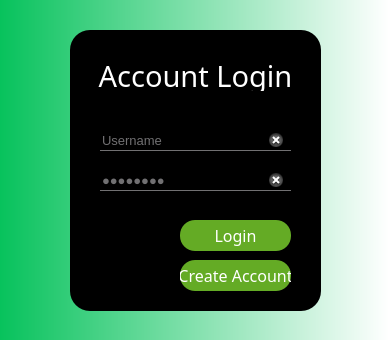
<?xml version="1.0" encoding="UTF-8"?>
<ui version="4.0">
 <class>LoginForm</class>
 <widget class="QWidget" name="LoginForm">
  <property name="geometry">
   <rect>
    <x>0</x>
    <y>0</y>
    <width>389</width>
    <height>340</height>
   </rect>
  </property>
  <property name="windowTitle">
   <string>Login</string>
  </property>
  <property name="autoFillBackground">
   <bool>false</bool>
  </property>
  <property name="styleSheet">
   <string notr="true">QWidget {
	background: qlineargradient(spread:pad, x1:0, y1:0, x2:1, y2:0, stop:0 #07C25C, stop:1 rgba(255, 255, 255, 255))
}

QLineEdit {
	background: transparent;
	border: none;
	color: #717072;
	border-bottom: 1px solid #717072;
}</string>
  </property>
  <widget class="QFrame" name="LoginFrame">
   <property name="geometry">
    <rect>
     <x>70</x>
     <y>30</y>
     <width>251</width>
     <height>281</height>
    </rect>
   </property>
   <property name="focusPolicy">
    <enum>Qt::NoFocus</enum>
   </property>
   <property name="styleSheet">
    <string notr="true">QFrame {
	background: black;
	border-radius: 20px;
}</string>
   </property>
   <property name="frameShape">
    <enum>QFrame::StyledPanel</enum>
   </property>
   <property name="frameShadow">
    <enum>QFrame::Raised</enum>
   </property>
   <widget class="QPushButton" name="LoginButton">
    <property name="geometry">
     <rect>
      <x>110</x>
      <y>190</y>
      <width>111</width>
      <height>31</height>
     </rect>
    </property>
    <property name="font">
     <font>
      <family>Franklin Gothic Medium Cond</family>
      <pointsize>12</pointsize>
      <bold>false</bold>
      <stylestrategy>PreferDefault</stylestrategy>
      <kerning>true</kerning>
     </font>
    </property>
    <property name="styleSheet">
     <string notr="true">QPushButton {
	color: white;
	background: #64AB25;
	border-radius: 15px;
}

QPushButton:hover {
	color: #64AB25;
	background: #333;
	border-radius: 15px;
}


</string>
    </property>
    <property name="text">
     <string>Login</string>
    </property>
   </widget>
   <widget class="QLineEdit" name="Password">
    <property name="geometry">
     <rect>
      <x>30</x>
      <y>140</y>
      <width>191</width>
      <height>21</height>
     </rect>
    </property>
    <property name="font">
     <font>
      <pointsize>10</pointsize>
     </font>
    </property>
    <property name="styleSheet">
     <string notr="true">QLineEdit {
	background: transparent;
	border: none;
	color: #717072;
	border-bottom: 1px solid #717072;
}</string>
    </property>
    <property name="inputMask">
     <string/>
    </property>
    <property name="text">
     <string>Password</string>
    </property>
    <property name="echoMode">
     <enum>QLineEdit::Password</enum>
    </property>
    <property name="dragEnabled">
     <bool>true</bool>
    </property>
    <property name="clearButtonEnabled">
     <bool>true</bool>
    </property>
   </widget>
   <widget class="QLineEdit" name="Username">
    <property name="geometry">
     <rect>
      <x>30</x>
      <y>100</y>
      <width>191</width>
      <height>21</height>
     </rect>
    </property>
    <property name="font">
     <font>
      <pointsize>10</pointsize>
     </font>
    </property>
    <property name="focusPolicy">
     <enum>Qt::StrongFocus</enum>
    </property>
    <property name="contextMenuPolicy">
     <enum>Qt::DefaultContextMenu</enum>
    </property>
    <property name="whatsThis">
     <string>&lt;html&gt;&lt;head/&gt;&lt;body&gt;&lt;p&gt;&lt;br/&gt;&lt;/p&gt;&lt;/body&gt;&lt;/html&gt;</string>
    </property>
    <property name="styleSheet">
     <string notr="true"/>
    </property>
    <property name="text">
     <string>Username</string>
    </property>
    <property name="echoMode">
     <enum>QLineEdit::Normal</enum>
    </property>
    <property name="cursorPosition">
     <number>8</number>
    </property>
    <property name="dragEnabled">
     <bool>true</bool>
    </property>
    <property name="readOnly">
     <bool>false</bool>
    </property>
    <property name="placeholderText">
     <string/>
    </property>
    <property name="clearButtonEnabled">
     <bool>true</bool>
    </property>
   </widget>
   <widget class="QPushButton" name="CreateAccountButton">
    <property name="geometry">
     <rect>
      <x>110</x>
      <y>230</y>
      <width>111</width>
      <height>31</height>
     </rect>
    </property>
    <property name="font">
     <font>
      <family>Franklin Gothic Medium Cond</family>
      <pointsize>12</pointsize>
     </font>
    </property>
    <property name="styleSheet">
     <string notr="true">QPushButton {
	color: white;
	background: #64AB25;
	border-radius: 15px;
}

QPushButton:hover {
	color: #64AB25;
	background: #333;
	border-radius: 15px;
}</string>
    </property>
    <property name="text">
     <string>Create Account</string>
    </property>
   </widget>
   <widget class="QLabel" name="LoginLabel">
    <property name="geometry">
     <rect>
      <x>0</x>
      <y>30</y>
      <width>251</width>
      <height>31</height>
     </rect>
    </property>
    <property name="font">
     <font>
      <family>Rockwell Condensed</family>
      <pointsize>22</pointsize>
      <bold>false</bold>
     </font>
    </property>
    <property name="styleSheet">
     <string notr="true">QLabel {
	color: white
}</string>
    </property>
    <property name="text">
     <string>Account Login</string>
    </property>
    <property name="alignment">
     <set>Qt::AlignCenter</set>
    </property>
   </widget>
   <zorder>LoginButton</zorder>
   <zorder>Password</zorder>
   <zorder>CreateAccountButton</zorder>
   <zorder>LoginLabel</zorder>
   <zorder>Username</zorder>
  </widget>
 </widget>
 <resources/>
 <connections/>
</ui>
